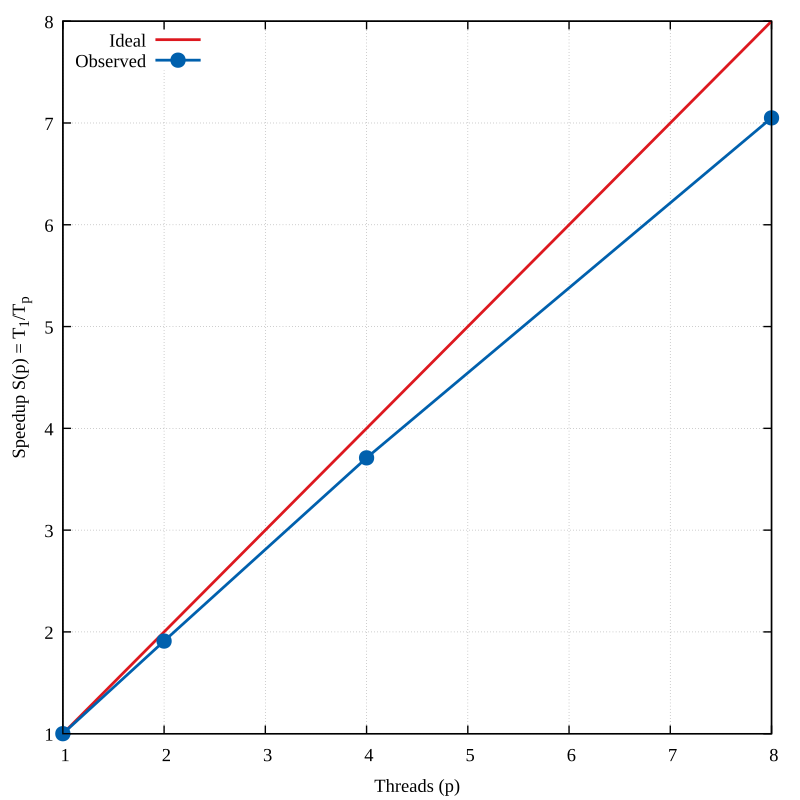

gnuplot code for this plot:
# Set output format and file name
set terminal pdfcairo size 8,8 lw 2 font "Times New Roman,20"
set output 'speedup.pdf'

# Define line styles
set style line 1 lc rgb '#0060ad' lt 1 lw 2 pt 7 ps 1.5 # Actual Data
set style line 2 lc rgb '#dd181f' lt 2 lw 2            # Ideal/Reference Line

# --- PLOT SPEEDUP ---
#set title "Speedup" font "Times New Roman, 30"
set xlabel "Threads (p)"
set ylabel "Speedup S(p) = T_1/T_p"
set grid
set key left top
set xrange [1:8]
set yrange [1:8]
plot x with lines ls 2 title 'Ideal', 'scaling.dat' using 1:3 with linespoints ls 1 title 'Observed'
